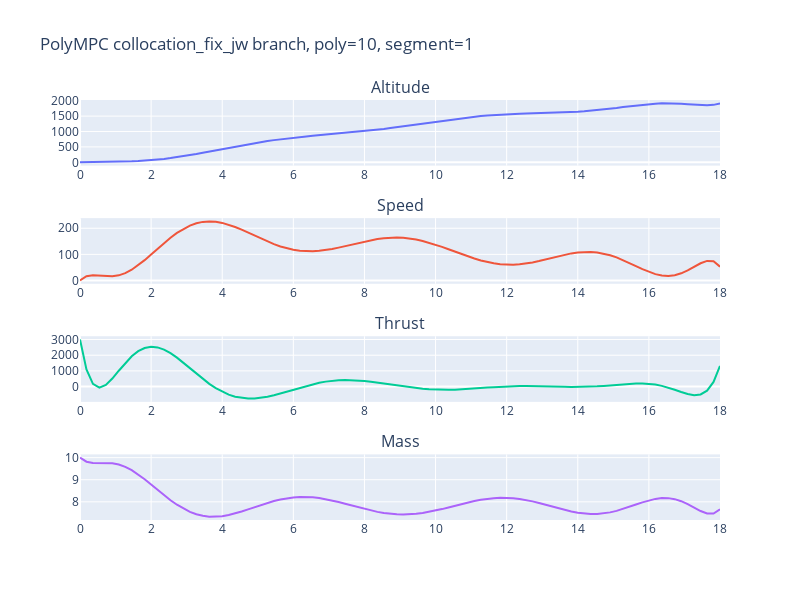

Write notebook code for a chart like this one.
### Code cell
fig = make_subplots(rows=4, cols=1,
                    subplot_titles=("Altitude", "Speed", "Thrust", "Mass"))

fig.add_trace(
    go.Scatter(x=time, y=altitude),
    row=1, col=1
)

fig.add_trace(
    go.Scatter(x=time, y=speed),
    row=2, col=1
)

fig.add_trace(
    go.Scatter(x=time, y=thrust),
    row=3, col=1
)

fig.add_trace(
    go.Scatter(x=time, y=mass),
    row=4, col=1
)

fig.update_layout(height=600, width=800, title_text="PolyMPC collocation_fix_jw branch, poly=10, segment=1")
fig.update(layout_showlegend=False)
fig.show()
